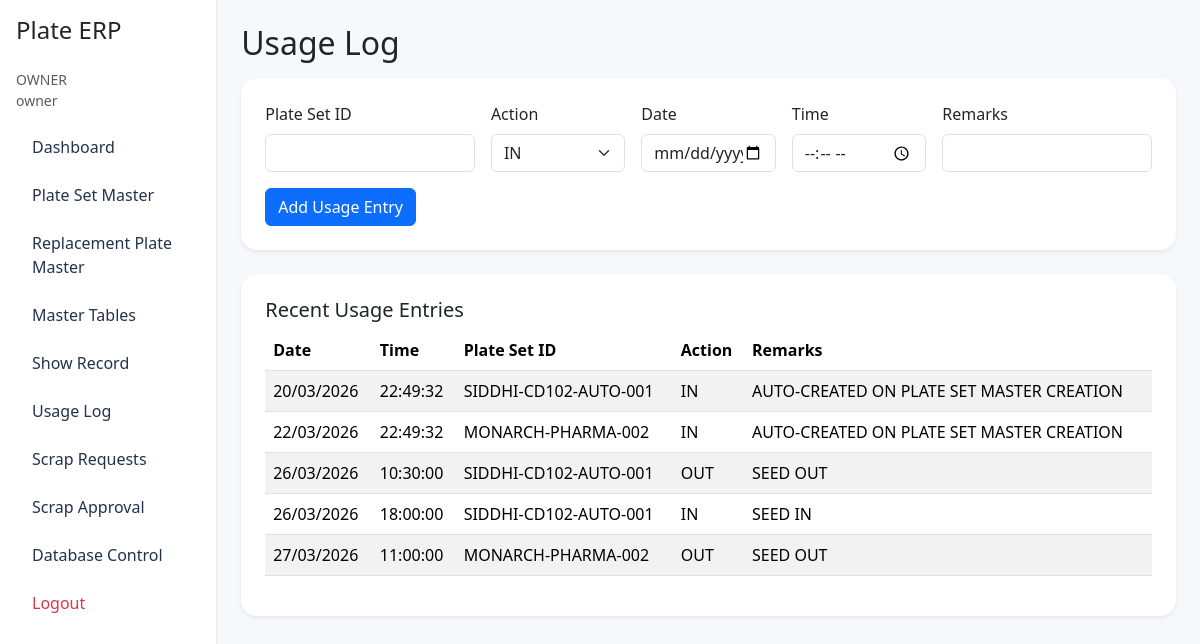
The app's page /usage-log (signed in) with its own data.
### app/models.py (models this page shows)
class User(Base):
    __tablename__ = 'users'
    id = Column(Integer, primary_key=True)
    email = Column(String, unique=True, nullable=False, index=True)
    full_name = Column(String, nullable=False)
    role = Column(String, nullable=False)
    password_hash = Column(String, nullable=False)
    is_active = Column(Boolean, default=True, nullable=False)
    created_at = Column(DateTime(timezone=True), server_default=func.now())
    updated_at = Column(DateTime(timezone=True), server_default=func.now(), onupdate=func.now())

class UsageLog(Base):
    __tablename__ = 'usage_log'
    id = Column(Integer, primary_key=True)
    plate_set_id = Column(String, ForeignKey('plate_set_master.plate_set_id'), nullable=False, index=True)
    action_type = Column(String, nullable=False)
    action_date = Column(Date, nullable=False)
    action_time = Column(String, nullable=False)
    remarks = Column(Text)
    created_by_user_id = Column(Integer, ForeignKey('users.id'))
    created_at = Column(DateTime(timezone=True), server_default=func.now())
    plate_set = relationship('PlateSetMaster', back_populates='usage_logs')
    creator = relationship('User')

### app/main.py (the view)
@app.get('/usage-log', response_class=HTMLResponse)
def usage_log_page(request: Request, db: Session = Depends(get_db)):
    require_permission(request, 'use_usage_log')
    logs = db.query(models.UsageLog).order_by(models.UsageLog.created_at.desc()).limit(50).all()
    return templates.TemplateResponse('usage_log.html', context(request, logs=logs, success=None, error=None))

### app/templates/usage_log.html (shortened to what this page needs)
{% extends 'base.html' %}
{% block content %}
<h2 class="mb-3">Usage Log</h2>
<div class="card shadow-sm rounded-4 p-4 mb-4">
  <form method="post" action="/usage-log" class="row g-3">
    <div class="col-md-3"><label class="form-label">Plate Set ID</label><input class="form-control upper-input" name="plate_set_id" required></div>
    <div class="col-md-2"><label class="form-label">Action</label><select class="form-select upper-input" name="action_type"><option>IN</option><option>OUT</option></select></div>
    <div class="col-md-2"><label class="form-label">Date</label><input class="form-control" type="date" name="action_date" required></div>
    <div class="col-md-2"><label class="form-label">Time</label><input class="form-control" type="time" name="action_time" required></div>
    <div class="col-md-3"><label class="form-label">Remarks</label><input class="form-control upper-input" name="remarks"></div>
    <div class="col-12"><button class="btn btn-primary">Add Usage Entry</button></div>
  </form>
</div>
<div class="card shadow-sm rounded-4 p-4">
  <h5>Recent Usage Entries</h5>
  <div class="table-responsive">
    <table class="table table-striped">
      <thead><tr><th>Date</th><th>Time</th><th>Plate Set ID</th><th>Action</th><th>Remarks</th></tr></thead>
      <tbody>
        {% for log in logs %}
        <tr><td>{{ log.action_date.strftime('%d/%m/%Y') }}</td><td>{{ log.action_time }}</td><td>{{ log.plate_set_id }}</td><td>{{ log.action_type }}</td><td>{{ log.remarks or '' }}</td></tr>
        {% endfor %}
      </tbody>
    </table>
  </div>
</div>
{% endblock %}

### app/templates/base.html (shortened to what this page needs)
<!DOCTYPE html>
<html lang="en">
<head>
  <link href="https://cdn.jsdelivr.net/npm/bootstrap@5.3.3/dist/css/bootstrap.min.css" rel="stylesheet">
  <link href="/static/styles.css" rel="stylesheet">
</head>
<body>
<div class="d-flex">
  {% if current_user %}
  <aside class="sidebar p-3">
    <h4 class="mb-4">Plate ERP</h4>
    <div class="small text-muted mb-3">{{ current_user.full_name }}<br>{{ current_user.role }}</div>
    <nav class="nav flex-column gap-2">
      <a class="nav-link" href="/dashboard">Dashboard</a>
      {% if current_user.role in ['owner','technical_team','designer'] %}<a class="nav-link" href="/plate-sets/new">Plate Set Master</a>{% endif %}
      {% if current_user.role in ['owner','technical_team','designer'] %}<a class="nav-link" href="/replacement-plates/new">Replacement Plate Master</a>{% endif %}
      {% if current_user.role in ['owner','technical_team','designer'] %}<a class="nav-link" href="/master-tables">Master Tables</a>{% endif %}
      <a class="nav-link" href="/records">Show Record</a>
      <a class="nav-link" href="/usage-log">Usage Log</a>
      {% if current_user.role in ['owner','designer'] %}<a class="nav-link" href="/scrap-requests">Scrap Requests</a>{% endif %}
      {% if current_user.role == 'owner' %}<a class="nav-link" href="/scrap-approval">Scrap Approval</a>{% endif %}
      {% if current_user.role in ['owner','technical_team'] %}<a class="nav-link" href="/database-control">Database Control</a>{% endif %}
      <a class="nav-link text-danger" href="/logout">Logout</a>
    </nav>
  </aside>
  {% endif %}
  <main class="content p-4 w-100">
    {% block content %}{% endblock %}
  </main>
</div>
</body>
</html>

### app/static/styles.css (style rules this page uses)
body { background: #f7f8fc; }
.sidebar { width: 260px; min-height: 100vh; background: #ffffff; border-right: 1px solid #e9ecef; }
.content { min-height: 100vh; }
.nav-link { color: #24324b; border-radius: 12px; }
.card { border: none; }

### records on screen
User: full_name "OWNER", role "owner"
UsageLog: action_date "20/03/2026", action_time "22:49:32", plate_set_id "SIDDHI-CD102-AUTO-001", action_type "IN", remarks "AUTO-CREATED ON PLATE SET MASTER CREATION"
UsageLog: action_date "22/03/2026", action_time "22:49:32", plate_set_id "MONARCH-PHARMA-002", action_type "IN", remarks "AUTO-CREATED ON PLATE SET MASTER CREATION"
UsageLog: action_date "26/03/2026", action_time "10:30:00", plate_set_id "SIDDHI-CD102-AUTO-001", action_type "OUT", remarks "SEED OUT"
UsageLog: action_date "26/03/2026", action_time "18:00:00", plate_set_id "SIDDHI-CD102-AUTO-001", action_type "IN", remarks "SEED IN"
UsageLog: action_date "27/03/2026", action_time "11:00:00", plate_set_id "MONARCH-PHARMA-002", action_type "OUT", remarks "SEED OUT"
